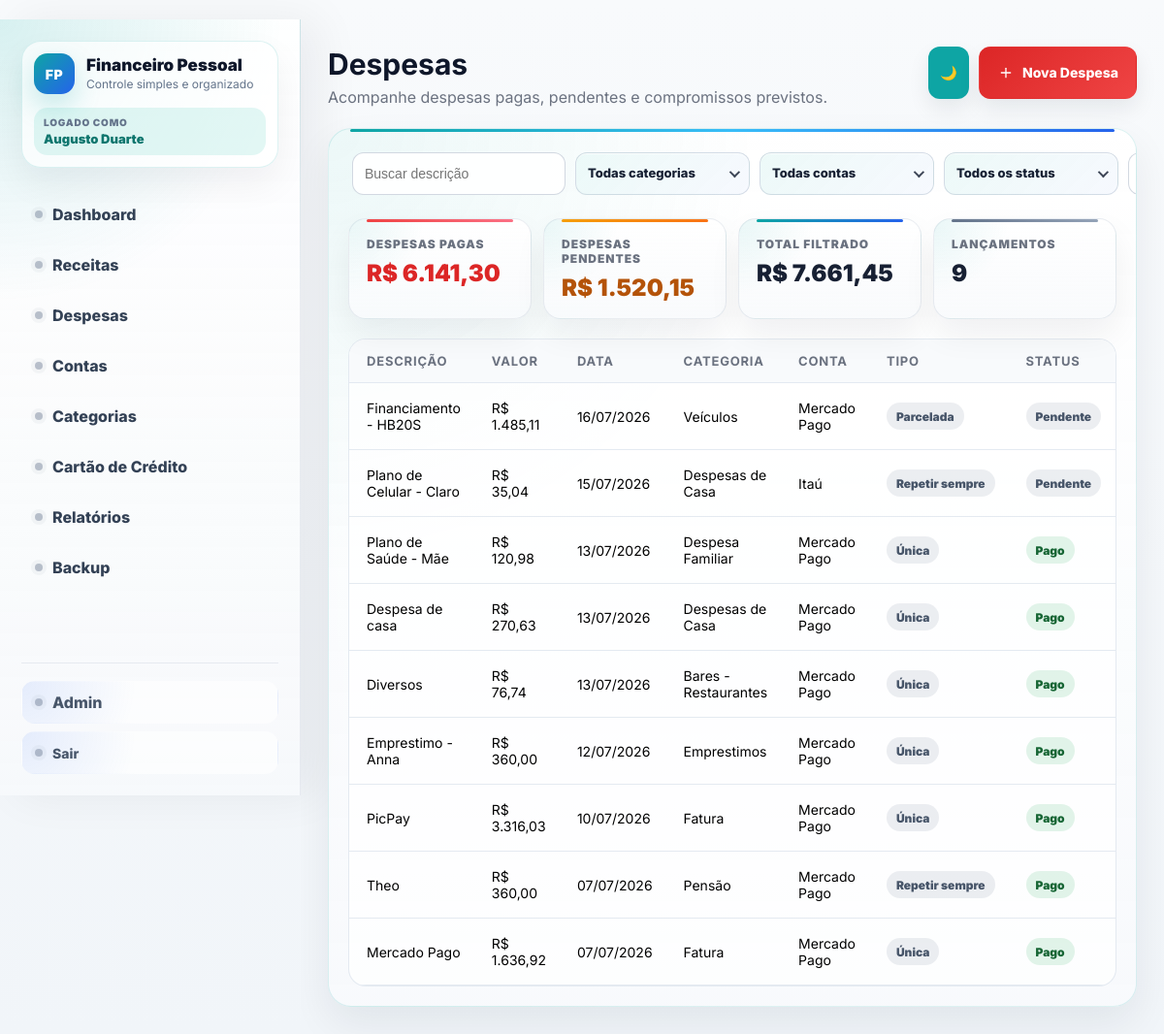
The page /despesas/ (signed in) on the database its author committed.
### financeiro/models.py (models this page shows, shortened)
class Despesa(models.Model):
    TIPO_RECORRENCIA_CHOICES = [
        ('unica', 'Despesa única'),
        ('parcelada', 'Parcelada'),
        ('recorrente', 'Repetir sempre'),
    ]
    usuario = models.ForeignKey(settings.AUTH_USER_MODEL, on_delete=models.CASCADE, related_name='despesas_financeiras')
    descricao = models.CharField('Descrição', max_length=150)
    valor = models.DecimalField(max_digits=12, decimal_places=2)
    data = models.DateField()
    categoria = models.ForeignKey(Categoria, on_delete=models.PROTECT)
    conta = models.ForeignKey(Conta, on_delete=models.PROTECT)
    pago = models.BooleanField(default=False)
    despesa_fixa = models.BooleanField('Despesa fixa?', default=False)
    tipo_recorrencia = models.CharField('Tipo de recorrência', max_length=20, choices=TIPO_RECORRENCIA_CHOICES, default='unica')
    quantidade_parcelas = models.PositiveIntegerField('Quantidade de parcelas', null=True, blank=True)
    parcela_atual = models.PositiveIntegerField('Parcela atual', null=True, blank=True)
    data_inicio_parcelamento = models.DateField('Data de início do parcelamento', null=True, blank=True)
    parcelas_ja_pagas = models.PositiveIntegerField('Parcelas já pagas', default=0, blank=True)
    grupo_recorrencia = models.CharField('Grupo da recorrência', max_length=36, blank=True, default='')
    class Meta:
        verbose_name = 'Despesa'
        verbose_name_plural = 'Despesas'

class Categoria(models.Model):
    TIPO_CHOICES = [
        ('receita', 'Receita'),
        ('despesa', 'Despesa'),
    ]
    usuario = models.ForeignKey(settings.AUTH_USER_MODEL, on_delete=models.CASCADE, related_name='categorias_financeiras')
    nome = models.CharField('Nome', max_length=100)
    tipo = models.CharField(max_length=20, choices=TIPO_CHOICES)
    class Meta:
        verbose_name = 'Categoria'
        verbose_name_plural = 'Categorias'
    def __str__(self):
        return self.nome

class Conta(models.Model):
    TIPO_CHOICES = [
        ('banco', 'Banco'),
        ('carteira', 'Carteira'),
        ('investimento', 'Investimento'),
    ]
    usuario = models.ForeignKey(settings.AUTH_USER_MODEL, on_delete=models.CASCADE, related_name='contas_financeiras')
    nome = models.CharField('Nome', max_length=100)
    tipo = models.CharField(max_length=20, choices=TIPO_CHOICES)
    saldo_inicial = models.DecimalField('Saldo inicial', max_digits=12, decimal_places=2, default=0)
    banco_principal = models.BooleanField('Banco principal', default=False)
    possui_cartao_credito = models.BooleanField('Possui cartão de crédito?', default=False)
    dias_antes_fechamento_fatura = models.PositiveIntegerField('Dias antes do vencimento da fatura', null=True, blank=True)
    dia_vencimento_fatura = models.PositiveIntegerField('Dia de vencimento da fatura', null=True, blank=True)
    class Meta:
        verbose_name = 'Conta'
        verbose_name_plural = 'Contas'
    def __str__(self):
        return self.nome

### financeiro/views.py (the view)
# urls.py: path('despesas/', login_required(views.lista_despesas), name='lista_despesas'),
def lista_despesas(request):
    usuario = request.user
    q = request.GET.get('q', '').strip()
    categoria_id = request.GET.get('categoria', '')
    conta_id = request.GET.get('conta', '')
    status = request.GET.get('status', '')
    data = request.GET.get('data', '')
    data_filtrada = interpretar_data_filtro(data) if data else None
    garantir_despesas_recorrentes(usuario, data_filtrada or date.today())
    despesas = Despesa.objects.filter(usuario=usuario).order_by('-data')
    if q:
        despesas = despesas.filter(descricao__icontains=q)
    if categoria_id:
        despesas = despesas.filter(categoria_id=categoria_id)
    if conta_id:
        despesas = despesas.filter(conta_id=conta_id)
    if status == 'pago':
        despesas = despesas.filter(pago=True)
    elif status == 'pendente':
        despesas = despesas.filter(pago=False)
    if data:
        if data_filtrada:
            despesas = despesas.filter(data=data_filtrada)
    resumo_despesas = despesas.aggregate(
        total_filtrado=Sum('valor'),
        total_pago=Sum('valor', filter=Q(pago=True)),
        total_pendente=Sum('valor', filter=Q(pago=False)),
        quantidade=Count('id'),
    )
    categorias = Categoria.objects.filter(usuario=usuario, tipo='despesa').order_by('nome')
    contas = Conta.objects.filter(usuario=usuario).order_by('nome')
    paginator = Paginator(despesas, 10)
    page_obj = paginator.get_page(request.GET.get('page'))
    querystring = urlencode({k: v for k, v in request.GET.items() if v and k != 'page'})
    contexto = {
        'despesas': page_obj,
        'categorias': categorias,
        'contas': contas,
        'page_obj': page_obj,
        'querystring': querystring,
        'filtro_q': q,
        'filtro_categoria': categoria_id,
        'filtro_conta': conta_id,
        'filtro_status': status,
        'filtro_data': data,
        'total_despesas_filtrado': resumo_despesas['total_filtrado'] or 0,
        'total_despesas_pagas': resumo_despesas['total_pago'] or 0,
        'total_despesas_pendentes': resumo_despesas['total_pendente'] or 0,
        'quantidade_despesas_filtradas': resumo_despesas['quantidade'] or 0,
    }
    return render(request, 'financeiro/lista_despesas.html', contexto)

### financeiro/templatetags/currency_tags.py (called while the page is built)
@register.filter
def format_brl(value):
    if value is None:
        return ''
    try:
        valor = Decimal(value)
    except (TypeError, ValueError, InvalidOperation):
        return value
    valor = valor.quantize(Decimal('0.01'))
    valor_str = f'{valor:,.2f}'
    valor_str = valor_str.replace(',', 'X').replace('.', ',').replace('X', '.')
    return f'R$ {valor_str}'

### financeiro/views.py (called while the page is built, shortened)
def garantir_despesas_recorrentes(usuario, ate_data):
    grupos = (
        Despesa.objects
        .filter(
            usuario=usuario,
            despesa_fixa=True,
            tipo_recorrencia='recorrente',
        )
        .exclude(grupo_recorrencia='')
        .values_list('grupo_recorrencia', flat=True)
        .distinct()
    )

### financeiro/templates/financeiro/lista_despesas.html (shortened to what this page needs)
﻿{% extends 'financeiro/base.html' %}
{% load currency_tags %}
{% block page_title %}Despesas{% endblock %}
{% block page_subtitle %}Acompanhe despesas pagas, pendentes e compromissos previstos.{% endblock %}
{% block page_actions %}
    <a href="/despesas/nova/" class="btn btn-danger"><span class="btn-icon"><svg viewBox="0 0 24 24" stroke-width="2" stroke-linecap="round" stroke-linejoin="round"><path d="M12 5v14"></path><path d="M5 12h14"></path></svg></span>Nova Despesa</a>
{% endblock %}
{% block content %}
<section class="panel">
    <form method="get" class="filter-row">
        <input type="text" name="q" value="{{ filtro_q }}" placeholder="Buscar descrição" class="filter-input">
        <input type="text" name="data" value="{{ filtro_data }}" class="filter-date date-mask" placeholder="DD/MM/YYYY">
    </form>
    <div class="list-summary-cards">
        <article class="list-summary-card negative">
            <span>Despesas pagas</span>
            <strong>{{ total_despesas_pagas|format_brl }}</strong>
        </article>
        <article class="list-summary-card warning">
            <span>Despesas pendentes</span>
            <strong>{{ total_despesas_pendentes|format_brl }}</strong>
        </article>
        <article class="list-summary-card primary">
            <span>Total filtrado</span>
            <strong>{{ total_despesas_filtrado|format_brl }}</strong>
        </article>
        <article class="list-summary-card neutral">
            <span>Lançamentos</span>
            <strong>{{ quantidade_despesas_filtradas }}</strong>
        </article>
    </div>
    <div class="table-wrap">
        <table>
            <tr>
                <th>Descrição</th>
                <th>Valor</th>
                <th>Data</th>
                <th>Categoria</th>
                <th>Conta</th>
                <th>Tipo</th>
                <th>Status</th>
            </tr>
            {% for despesa in despesas %}
            <tr>
                <td>{{ despesa.descricao }}</td>
                <td>{{ despesa.valor|format_brl }}</td>
                <td>{{ despesa.data|date:"d/m/Y" }}</td>
                <td>{{ despesa.categoria }}</td>
                <td>{{ despesa.conta }}</td>
                <td>
                    {% if despesa.despesa_fixa %}
                        <span class="status neutral">{{ despesa.get_tipo_recorrencia_display }}</span>
                    {% else %}
                        <span class="status neutral">Única</span>
                    {% endif %}
                </td>
                <td>
                    {% if despesa.pago %}
                        <span class="status positive">Pago</span>
                    {% else %}
                        <span class="status neutral">Pendente</span>
                    {% endif %}
                </td>
            </tr>
            {% empty %}
            <tr>
                <td colspan="8" class="empty">Nenhuma despesa cadastrada.</td>
            </tr>
            {% endfor %}
        </table>
    </div>
</section>
{% endblock %}

### rows shown on the page
Despesa: descricao "Financiamento - HB20S", valor "R$ 1.485,11", data "16/07/2026", categoria "Veículos", conta "Mercado Pago", tipo_recorrencia "Parcelada", pago "Pendente"
Despesa: descricao "Plano de Celular - Claro", valor "R$ 35,04", data "15/07/2026", categoria "Despesas de Casa", conta "Itaú", tipo_recorrencia "Repetir sempre", pago "Pendente"
Despesa: descricao "Plano de Saúde - Mãe", valor "R$ 120,98", data "13/07/2026", categoria "Despesa Familiar", conta "Mercado Pago", despesa_fixa "Única", pago "Pago"
Despesa: descricao "Despesa de casa", valor "R$ 270,63", data "13/07/2026", categoria "Despesas de Casa", conta "Mercado Pago", despesa_fixa "Única", pago "Pago"
Despesa: descricao "Diversos", valor "R$ 76,74", data "13/07/2026", categoria "Bares - Restaurantes", conta "Mercado Pago", despesa_fixa "Única", pago "Pago"
Despesa: descricao "Emprestimo - Anna", valor "R$ 360,00", data "12/07/2026", categoria "Emprestimos", conta "Mercado Pago", despesa_fixa "Única", pago "Pago"
Despesa: descricao "PicPay", valor "R$ 3.316,03", data "10/07/2026", categoria "Fatura", conta "Mercado Pago", despesa_fixa "Única", pago "Pago"
Despesa: descricao "Theo", valor "R$ 360,00", data "07/07/2026", categoria "Pensão", conta "Mercado Pago", tipo_recorrencia "Repetir sempre", pago "Pago"
Despesa: descricao "Mercado Pago", valor "R$ 1.636,92", data "07/07/2026", categoria "Fatura", conta "Mercado Pago", despesa_fixa "Única", pago "Pago"

### other values the page prints
{{ nome_usuario }} "Augusto Duarte"
{{ total_despesas_pagas|format_brl }} "R$ 6.141,30"
{{ total_despesas_pendentes|format_brl }} "R$ 1.520,15"
{{ total_despesas_filtrado|format_brl }} "R$ 7.661,45"
{{ quantidade_despesas_filtradas }} "9"
